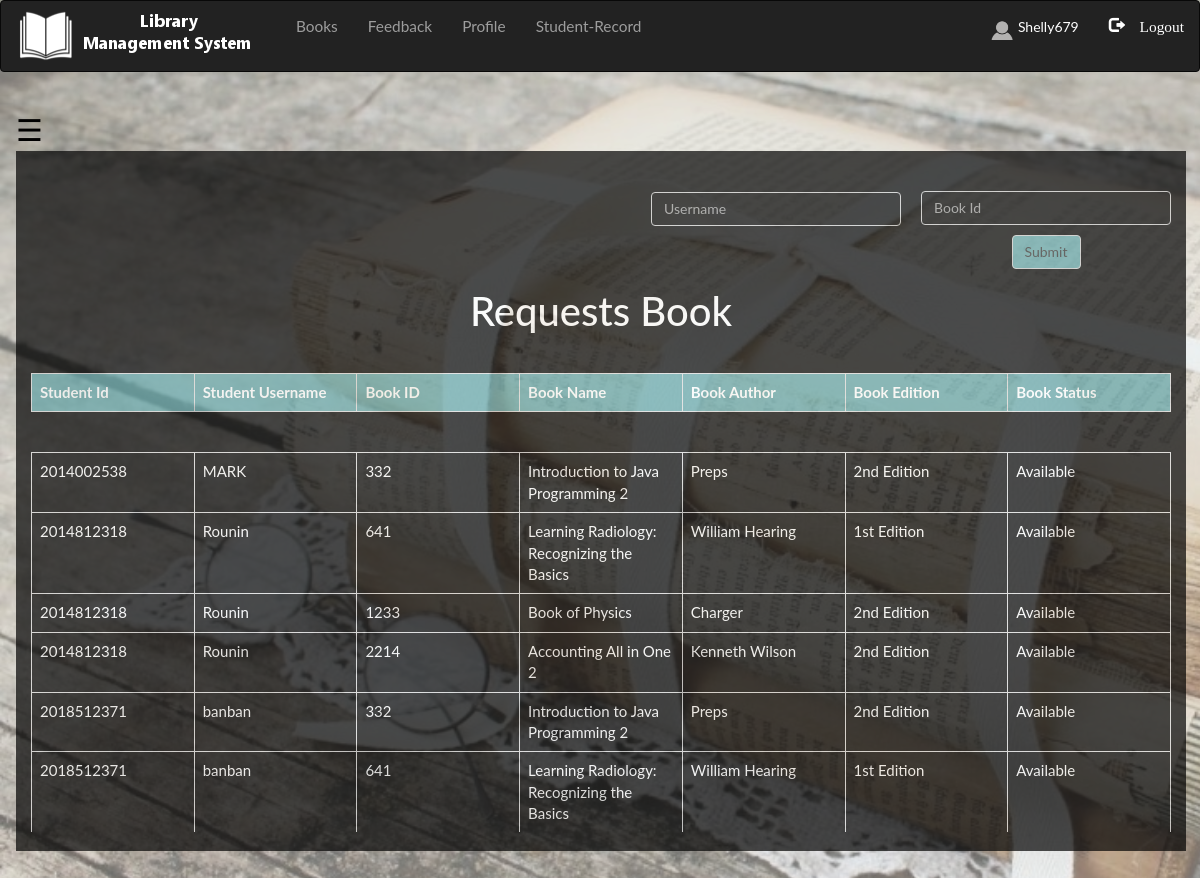
Page /admin/request.php (signed in) on the committed database.
### tables this page shows
CREATE TABLE `registration` (
  `studentid` int(11) NOT NULL,
  `firstname` varchar(50) DEFAULT NULL,
  `lastname` varchar(50) DEFAULT NULL,
  `username` varchar(50) DEFAULT NULL,
  `password` varchar(50) DEFAULT NULL,
  `email` varchar(50) DEFAULT NULL,
  `contact` varchar(50) NOT NULL
);

CREATE TABLE `books` (
  `bookid` int(11) NOT NULL,
  `bookname` varchar(50) DEFAULT NULL,
  `bookauthor` varchar(50) DEFAULT NULL,
  `publisher` varchar(50) DEFAULT NULL,
  `edition` varchar(30) DEFAULT NULL,
  `status` varchar(30) DEFAULT NULL,
  `quantity` int(11) DEFAULT NULL,
  `department` varchar(50) DEFAULT NULL
);

### admin/request.php (the view, shortened to what this page needs)
<?php
include "connection.php";
include "navbar.php";
?>
<!DOCTYPE html>
<html>
    <head>
</head>
    <body>
<div id="main">
  <span style="font-size:30px;cursor:pointer; color: black;" onclick="openNav()">&#9776;</span>
<div class = "container">
    <div class = "sr">
        <form action="" method = "post" class = "" name = "form1">
        <input type="text" name = "username" class = "form-control first" placeholder = "Username" require = "" >
        <input type="text" name = "bookid" class = "form-control second" placeholder = "Book Id" require = "">
        <button class = "btn btn-default" type = "submit" name = "submit"> Submit </button>
        </form>
</div>
    <h2 style = "text-align: center; font-size: 40px; padding-bottom:20px;"> Requests Book </h2>
<?php
    if(isset($_SESSION['login_admin']))
    {
        $sql = "SELECT registration.studentid, registration.username, books.bookid, books.bookname, books.bookauthor, books.edition, books.status
        FROM registration INNER JOIN issue ON registration.username = issue.username INNER JOIN
        books ON issue.bookid = books.bookid WHERE issue.approve = ' '";
        $res = mysqli_query($db, $sql);
            if(mysqli_num_rows($res) == 0)
        {
            echo "There is no pending request, please try again.";
        }
        else
        {
            echo "<table class= 'table table-bordered'>";
                echo "<tr style = 'background-color: #6db6b9e6;'>";
                echo "<th>"; echo "Student Id"; echo "</th>";
                echo "<th>"; echo "Student Username"; echo "</th>";
                echo "<th>"; echo "Book ID"; echo "</th>";
                echo "<th>"; echo "Book Name"; echo "</th>";
                echo "<th>"; echo "Book Author"; echo "</th>";
                echo "<th>"; echo "Book Edition"; echo "</th>";
                echo "<th>"; echo "Book Status"; echo "</th>";
                echo "</tr>";
                echo "</table>";
                echo "<div class = 'scroll'>";
                echo "<table class= 'table table-bordered'>";
                while($row= mysqli_fetch_assoc($res)){
                    echo "<tr>";
                    echo "<td>"; echo $row['studentid']; echo "</td>";
                    echo "<td>"; echo $row['username']; echo "</td>";
                    echo "<td>"; echo $row['bookid']; echo "</td>";
                    echo "<td>"; echo $row['bookname']; echo "</td>";
                    echo "<td>"; echo $row['bookauthor']; echo "</td>";
                    echo "<td>"; echo $row['edition']; echo "</td>";
                    echo "<td>"; echo $row['status']; echo "</td>";
                    echo "</tr>";
                }
                echo "</table>";
                echo "</div>";
        }
    }
        else
        {
            ?>
        <h3 style = "text-align: center;  padding-bottom:20px;"> You need to login to request </h3>
            <?php
    }
        ?>
        </div>
        </body>
    </html>

### admin/css/style.css (style rules this page uses)
html, body, div, span, object, iframe, h1, h2, h3, h4, h5, h6, p, blockquote, pre, abbr, address, cite, code, del, dfn, em, img, ins, kbd, q, samp, small, strong, sub, sup, var, b, i, dl, dt, dd, ol, ul, li, fieldset, form, label, legend, table, caption, tbody, tfoot, thead, tr, th, td, article, aside, canvas, details, figcaption, figure, footer, header, hgroup, menu, nav, section, summary, time, mark, audio, video { margin:0; padding:0; border:0; outline:0; font-size:100%; vertical-align:baseline; background:transparent; }
body { line-height:1; }
table { border-collapse:collapse; border-spacing:0; }
input, select { vertical-align:middle; }

### admin/request.php (style rules this page uses)
.btn { background-color: #6db6b9e6; }
.table { color:white; font-size: 15px; }
body { font-family: "Lato", sans-serif; transition: background-color .5s; background-image: url(image/as.jpg); background-repeat: no-repeat; background-size: cover; background-color: rgba(255,255,255,0.4); background-blend-mode: lighten; }
#main { transition: margin-left .5s; padding: 16px; }
.container { height:700px; background-color:black; opacity: .7; color: white; text-align: center; padding-top: 30px; }
.form-control { width: 250px; margin-top:10px; background-color:black; color:white; }
.first { float:left; margin-top:10.9px; margin-left:120px; }
.second { float: right; }
.sr { padding-left: 500px; }
button { margin-left: 20px; margin-top:10px; }
.scroll { width: 100%; height: 400px; overflow: auto; }
.table { margin-top: 20px; }
th, td { width: 10%; }

### rows in the picture
registration: studentid "2014002538", username "MARK", books.bookid "332", books.bookname "Introduction to Java Programming 2", books.bookauthor "Preps", books.edition "2nd Edition", books.status "Available"
registration: studentid "2014812318", username "Rounin", books.bookid "641", books.bookname "Learning Radiology: Recognizing the Basics", books.bookauthor "William Hearing", books.edition "1st Edition", books.status "Available", books.bookid "1233", books.bookname "Book of Physics", books.bookauthor "Charger", books.edition "2nd Edition", books.bookid "2214", books.bookname "Accounting All in One 2", books.bookauthor "Kenneth Wilson"
registration: studentid "2018512371", username "banban", books.bookid "332", books.bookname "Introduction to Java Programming 2", books.bookauthor "Preps", books.edition "2nd Edition", books.status "Available", books.bookid "641", books.bookname "Learning Radiology: Recognizing the Basics", books.bookauthor "William Hearing", books.edition "1st Edition"

### other values in the picture
$_SESSION['login_admin'] "Shelly679"
